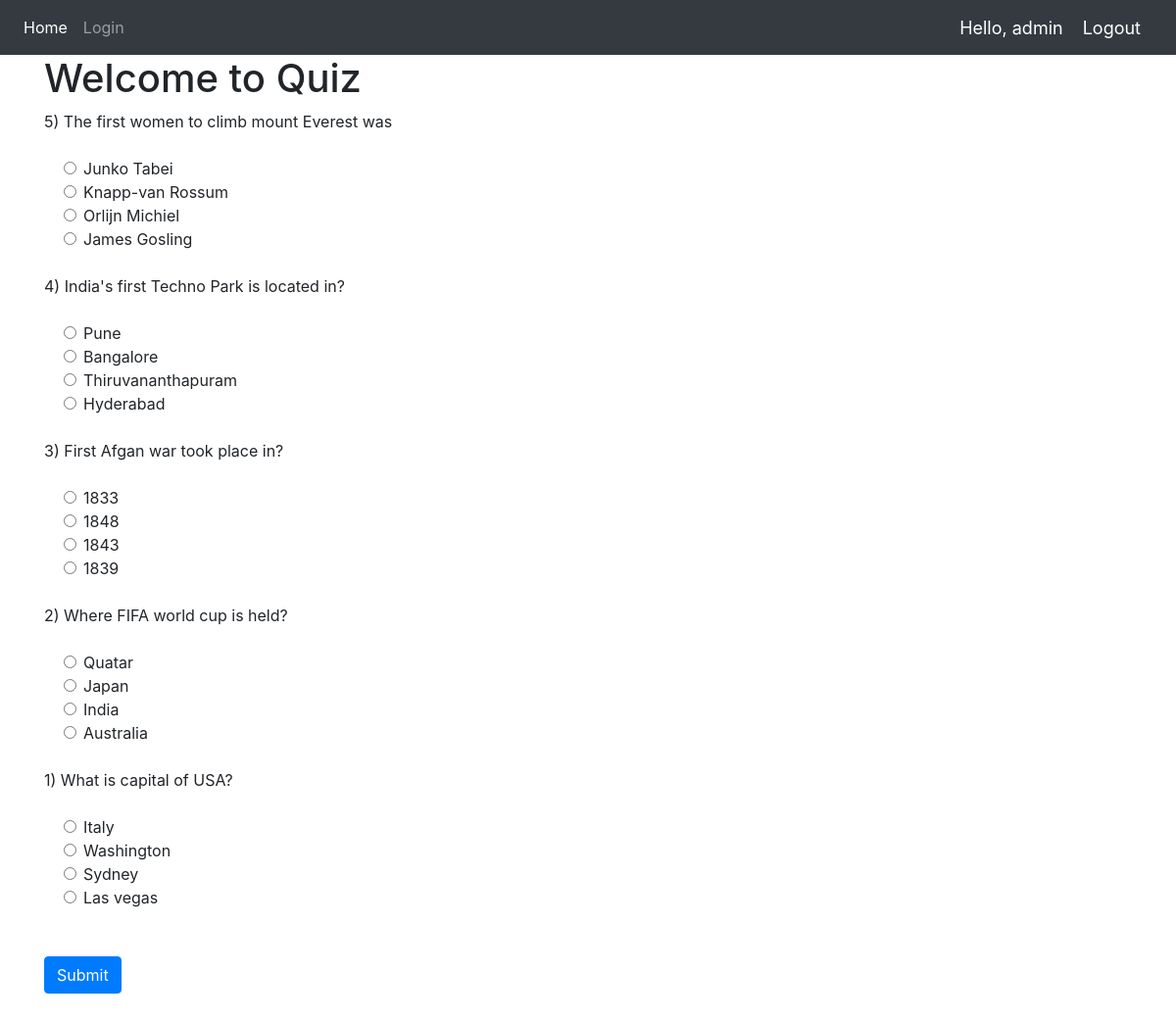
The app's page / (signed in) with its own data.
### Quiz/models.py (models this page shows, shortened)
class QuesModel(models.Model):
    question = models.CharField(max_length=200,null=True)
    op1 = models.CharField(max_length=200,null=True)
    op2 = models.CharField(max_length=200,null=True)
    op3 = models.CharField(max_length=200,null=True)
    op4 = models.CharField(max_length=200,null=True)
    ans = models.CharField(max_length=200,null=True)

### Quiz/views.py (the view)
# urls.py: 2. Add a URL to urlpatterns:  path('', views.home, name='home')
def home(request):
    if request.method == 'POST':
        print(request.POST)
        questions=QuesModel.objects.all()
        score=0
        wrong=0
        correct=0
        total=0
        for q in questions:
            total+=1
            print(request.POST.get(q.question))
            print(q.ans)
            print()
            if q.ans ==  request.POST.get(q.question):
                score+=10
                correct+=1
            else:
                wrong+=1
        percent = score/(total*10) *100
        context = {
            'score':score,
            'time': request.POST.get('timer'),
            'correct':correct,
            'wrong':wrong,
            'percent':percent,
            'total':total
        }
        return render(request,'Quiz/result.html',context)
    else:
        questions=QuesModel.objects.all()
        context = {
            'questions':questions
        }
        return render(request,'Quiz/home.html',context)

### Quiz/templates/Quiz/home.html (shortened to what this page needs)
{% extends 'Quiz/dependencies.html' %}
{% block content %}
{% load static %}
<div class="container ">
<h1>Welcome to Quiz</h1>
 <form method='post' action=''>
    {% for q  in questions%}
    <div class="form-group">
      <label for="question">{{q.question}}</label>
    </div>
    <div class="form-check">
        <div class="form-check">
            <input class="form-check-input" type="radio" name="{{q.question}}" id="gridRadios1" value="option1">
            <label class="form-check-label" for="gridRadios1">
                {{q.op1}}
            </label>
        </div>
        <div class="form-check">
            <input class="form-check-input" type="radio" name="{{q.question}}" id="gridRadios2" value="option2">
            <label class="form-check-label" for="gridRadios2">
                {{q.op2}}
            </label>
        </div>
        <div class="form-check">
            <input class="form-check-input" type="radio" name="{{q.question}}" id="gridRadios1" value="option3">
            <label class="form-check-label" for="gridRadios1">
                {{q.op3}}
            </label>
        </div>
        <div class="form-check">
            <input class="form-check-input" type="radio" name="{{q.question}}" id="gridRadios2" value="option4">
            <label class="form-check-label" for="gridRadios2">
                {{q.op4}}
            </label>
        </div>
        <br>
    </div>
    {% endfor %}
    <br>
    <button type="submit" class="btn btn-primary">Submit</button>
  </form>
</div>
{% endblock %}

### Quiz/templates/Quiz/navbar.html (shortened to what this page needs)
{% load static %}
<nav class="navbar navbar-expand-lg navbar-dark bg-dark">
  <div class="collapse navbar-collapse" id="navbarNav">
    <ul class="navbar-nav">
      <li class="nav-item active">
        <a class="nav-link" href="{% url 'home' %}">Home</a>
      </li>
      <li class="nav-item">
        <a class="nav-link" href="{% url 'login' %}">Login</a>
      </li>
    </ul>
  </div>
  <span class="greet">Hello, {{request.user}}</span>
  <span ><a  class="greet" href="{% url 'logout' %}">Logout</a></span>
</nav>

### Quiz/templates/Quiz/navbar.html (style rules this page uses)
.greet { font-size: 18px; color: #fff; margin-right: 20px; }

### records on screen
QuesModel: question "5) The first women to climb mount Everest was", op1 "Junko Tabei", op2 "Knapp-van Rossum", op3 "Orlijn Michiel", op4 "James Gosling"
QuesModel: question "4) India's first Techno Park is located in?", op1 "Pune", op2 "Bangalore", op3 "Thiruvananthapuram", op4 "Hyderabad"
QuesModel: question "3) First Afgan war took place in?", op1 "1833", op2 "1848", op3 "1843", op4 "1839"
QuesModel: question "2) Where FIFA world cup is held?", op1 "Quatar", op2 "Japan", op3 "India", op4 "Australia"
QuesModel: question "1) What is capital of USA?", op1 "Italy", op2 "Washington", op3 "Sydney", op4 "Las vegas"

### other values on screen
{{ request.user }} "admin"
